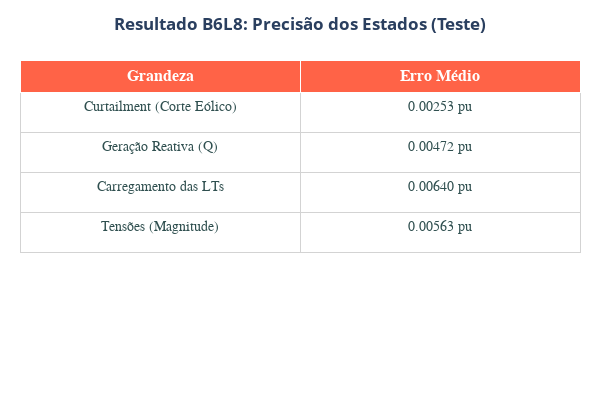

Notebook cell for this chart:
### Code cell
# 1. Gera os dados LIMPOS e CORRETOS usando a função corrigida
y_t_new, y_p_new, cols_new = load_and_predict(TEST_FILE, MODEL_FILE, COLS_FILE)

# 2. Plota a tabela imediatamente com esses dados novos
plot_error_summary_table(y_t_new, y_p_new, cols_new)

### Figure 1 — Plotly figure (JSON) as saved in the notebook; plotly's stock layout.template omitted (floating-point values rounded to 4 significant figures)
{"data": [{"cells": {"align": "center", "fill": {"color": "white"}, "font": {"color": "darkslategray", "family": "Arial", "size": 14}, "height": 40, "line": {"color": "lightgrey"}, "values": [["Curtailment (Corte Eólico)", "Geração Reativa (Q)", "Carregamento das LTs", "Tensões (Magnitude)"], ["0.00253 pu", "0.00472 pu", "0.00640 pu", "0.00563 pu"]]}, "header": {"align": "center", "fill": {"color": "tomato"}, "font": {"color": "white", "family": "Arial", "size": 16}, "line": {"color": "white"}, "values": ["<b>Grandeza</b>", "<b>Erro Médio</b>"]}, "type": "table"}], "layout": {"height": 400, "margin": {"b": 20, "l": 20, "r": 20, "t": 60}, "title": {"text": "<b>Resultado B6L8: Precisão dos Estados (Teste)</b>", "x": 0.5}, "width": 600}}
